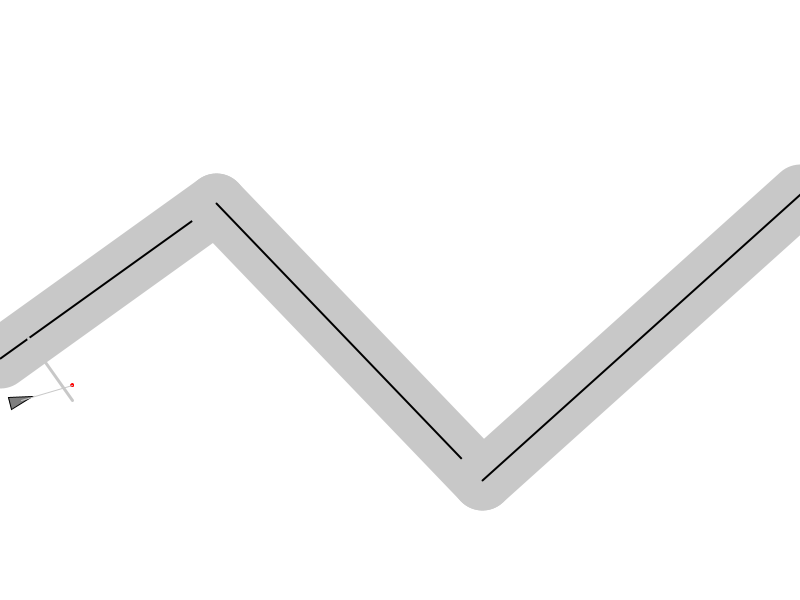
Frame 1 (no input)
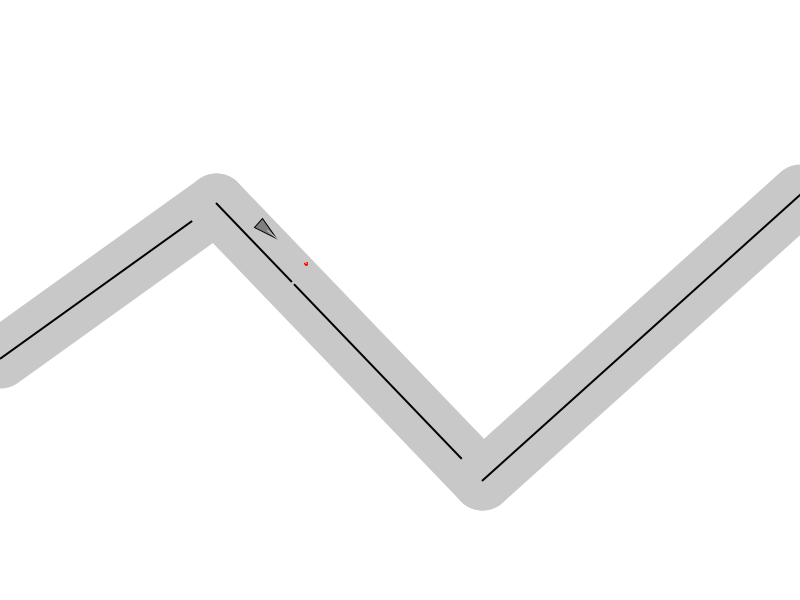
Frame 60 (the mouse pressed at the canvas centre just before this capture)
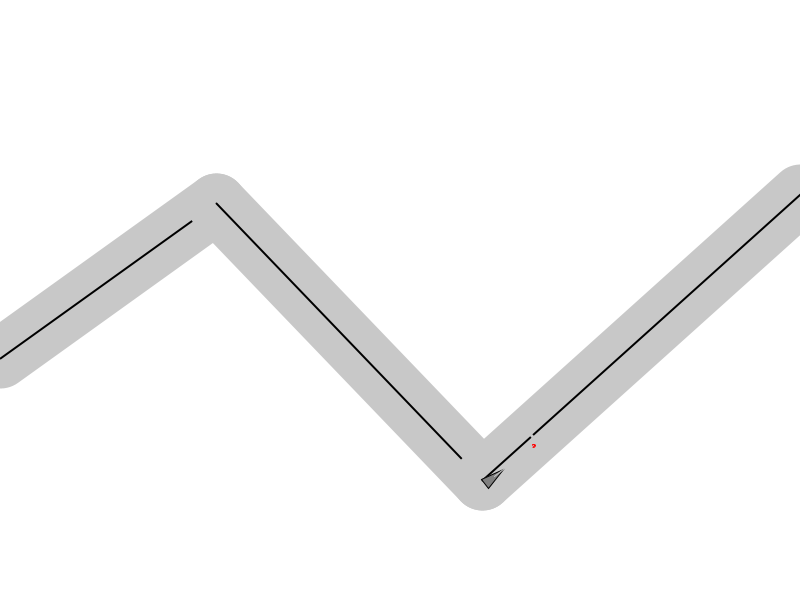
Frame 120 (the mouse held since frame 60 and released just before this capture)

The Processing sketch that drew these frames (run headless with seeded random() and noise(); from frame 60 on, the mouse is pressed at the canvas centre):

// Processing sketch: Steering_Road_following
// ── Steering_Road_following.pde
 //<>//
ArrayList <road>  roadSegs;
ArrayList <mouse>    mice;
float zero = 0;
PVector start;
PVector end;
//mouse m;
road rd;
flowField f;

void setup () {
  size(800, 600);
  //rd = new road();

  mice = new ArrayList<mouse>();
  roadSegs = new ArrayList<road>();


  makeroad();

  mice.add(new mouse(20, 400));
  //f = new flowField();
  //f.makegrid(random(1)/8);
  //f.display();
}


void draw () {
  background(255);
  for (road rd : roadSegs) {
    rd.display();
  }

  //if (mousePressed) {
  //  if (random(1)<0.5) {
  //    mice.add(new mouse(mouseX, mouseY));
  //  }
  //if ((mice.size()) == 0) {
  //  mice.add(new mouse(mouseX, mouseY));
  //}




for (mouse m : mice) { //<>//
  m.update();
  m.follow();
  m.display();
  m.edges();
}
}

void keyPressed() {
  background(255);
  //f.makegrid(random(1)/8);
  makeroad();

  for (road rd : roadSegs) {

    rd.display();
  }
}



void makeroad() {
  //  Make road  
  roadSegs.clear();
  background(255);
  float randomY = random(400)+100;
  start = new PVector(0, randomY);
  randomY = random(400)+100;
  end = new PVector(width/3-50, randomY);
  roadSegs.add( new road(start, end));
  randomY = random(400)+100;
  PVector end1 = new PVector((width/3)*2-50, randomY);
  randomY = random(400)+100;
  PVector end2 = new PVector(width, randomY);
  roadSegs.add( new road(end, end1));
  roadSegs.add( new road(end1, end2));
}

// ── Road.pde


class road {

  PVector start;
  PVector end;
  float radius = 30;
  road(PVector s_, PVector e_) {



    //start = new PVector(0, 450);
    //end = new PVector(width, 500);

    start = s_;
    end = e_;
    //println(width);
  }

  void display () {
       
      stroke (200);
      strokeWeight(radius*2);
      line (start.x, start.y, end.x, end.y);
      stroke(0);
      strokeWeight(2);

      line (start.x, start.y, end.x, end.y);
    
  }
}

// ── flowfield.pde
class flowField { //<>// //<>//
  PVector[][]  grid;
  int res = 20;
  int rows = width / res;
  int cols = height / res;
  flowField () {
  }

  void makegrid (float var_) {
    grid = new PVector[rows][cols];
    float xoff=0;
    for (int i=0; i<rows; i++) {
      float yoff=0;
      for (int j=0; j<cols; j++) {
        
        float theta = map(noise(xoff, yoff), 0, 1, 0, TWO_PI);
        grid[i][j] =  PVector.fromAngle(theta);
       // grid[i][j] =  new PVector(cos(theta),sin(theta));
        float x = i*res;
        float y = j*res;
        
         //  grid[i][j] =  new PVector(width/2-x,-y-10);
        yoff += var_;
      }
      xoff += var_;
    }
  }

  PVector getVec(PVector v_) {

    int row = int(v_.x/res);
    int col = int(v_.y/res);
    if (row>=rows-1)
    {   
      row=rows-1;
    }
    if (row<=0)
    {   
      row=0;
    }
    if (col>=cols-1) { 
      col =cols-1;
    }
    //println(rows);
    PVector ve = grid[row][col].copy();
  //println(row,col);
    return ve;
  }


  void display () {
    for (int i=0; i<rows; i++) {

      for (int j=0; j<cols; j++) {

        PVector v = grid[i][j].copy(); 
        float a = v.heading();
        //println(a);
        stroke(100);
        strokeWeight(1);
        pushMatrix();
        translate(i*res, j*res);

        rotate(grid[i][j].heading());
        line(0, 0, 10, 0);
        ellipse(10,0,2,2);
        popMatrix();
      }
    }
  }
}

// ── mouse.pde
float r = 6; //<>// //<>//


class mouse {
  //road rd= new road();
  PVector pos;
  PVector vel;
  PVector acc;
  PVector desired;
  PVector steering;
  PVector future;
  PVector futureMag;
  PVector target;
  PVector Floc;
  PVector normalPoint;
  float maxspeed = 6;
  float maxforce = 5;
  float dist ;
  float finalDist;
  PVector finalNormal;
  float radius;
  PVector st;
  PVector en;
  //flowField fd;

  mouse(float x_, float y_) {

    pos = new PVector(x_, y_);
    vel = new PVector(random(1.5), random(0, 0));
    // vel = new PVector(3, 0);
    acc = new PVector(0, 0);
    //fd = new flowField();
  }

  void update () {
    vel.limit(maxspeed);
    pos = pos.add(vel);
    vel = vel.add(acc);
    acc = acc.mult(0);
  }

  void follow() {

    finalDist = 2000;
    futureMag = vel.copy(); 
    futureMag.setMag(50);
    future = vel.add(futureMag);  //  This is the vehicles look ahead point=
    Floc = PVector.add(future, pos);

    // Which Roadsegment are we closest to?
    for (road rd : roadSegs) {
      radius = rd.radius;
      normalPoint = getNormalPoint(Floc, rd.start, rd.end);
      if (normalPoint.x >  rd.end.x ){ 
        normalPoint = rd.end.copy();
 } //

        dist = PVector.dist(normalPoint, Floc);
        if (dist < finalDist) {
          finalNormal = normalPoint.copy();
          finalDist= dist;
          st = rd.start;
          en = rd.end;
        }

        //  println(finalDist, radius);
        if (finalDist > radius) {
          println (finalDist, dist);
          PVector dir = PVector.sub(en, st);
          dir.normalize();
          dir.mult(50);
          target = PVector.add(dir, finalNormal);
          //println(dir.x, dir.y);
          seek(finalNormal);
        }
      }
   
  }

  void edges() {
    if (pos.x >width) {
      pos.x=0;
    }
    if (pos.x <0 ) {
      pos.x=width;
    }
    if (pos.y >height-2) {
      pos.y=2;
    }
    if (pos.y <2 ) {
      pos.y=height;
    }
    //println(pos.y);
  }

  void seek (PVector t_) {
    //println(pos.x,pos.y);
    // PVector desired = f.getVec(pos);
    //PVector desired = t_;
    desired = PVector.sub(t_, pos);
    desired.mult(maxspeed);
    steering = PVector.sub(desired, vel);
    steering.limit(maxforce);
    // tar.setMag(maxspeed);
    applyforce(steering);
    //println(steering.x,steering.y);
  }

  void applyforce (PVector st_) {

    vel = vel.add(st_);
    //  acc = acc.mult(0);
  }


  void display () {
    //beginShape();
    //stroke(0);
    //noFill();
    //strokeWeight(1);

    //endShape();

    fill (100);
    float a = vel.heading() +PI/2;
    fill(127);
    stroke(0);
    strokeWeight(1);
    pushMatrix();
    translate(pos.x, pos.y);
    rotate(a);
    beginShape();
    vertex(0, -r*2);
    vertex(-r, r*2);
    vertex(r, r*2);
    endShape(CLOSE);
    stroke(255, 0, 0);
    fill(255, 0, 0);
    rotate(-a);
    ellipse(future.x, future.y, 3, 3);  //  little red ball for the target distance.
    stroke(200);
    strokeWeight(1);
    line (0, 0, future.x, future.y);   // line between car and target.
    popMatrix();
    strokeWeight(3);
    fill(0, 0, 255);
    line (finalNormal.x, finalNormal.y, Floc.x, Floc.y);
    
    //line (target.x, target.y, Floc.x, Floc.y);
  }

  PVector getNormalPoint(PVector p, PVector a, PVector b) {
    // Vector from a to p
    PVector ap = PVector.sub(p, a);
    // Vector from a to b
    PVector ab = PVector.sub(b, a);
    ab.normalize(); // Normalize the line
    // Project vector "diff" onto line by using the dot product
    ab.mult(ap.dot(ab));
    PVector normalPoint = PVector.add(a, ab);
    return normalPoint;
  }
}
